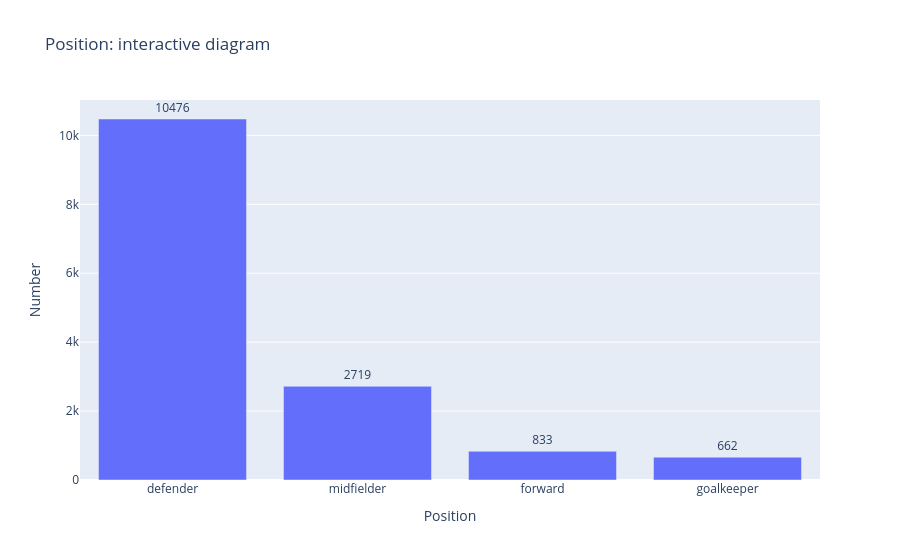

The cell this chart's notebook holds for it:
### Code cell
role_counts_df = (
    df["role"].value_counts(dropna=False)
      .rename_axis("role")
      .reset_index(name="count")
)

fig = px.bar(
    role_counts_df,
    x="role",
    y="count",
    title="Position: interactive diagram",
    text="count"
)
fig.update_traces(textposition="outside")
fig.update_layout(xaxis_title="Position", yaxis_title="Number")
fig.show()

### Figure 1 — Plotly figure (JSON) as saved in the notebook; plotly's stock layout.template omitted (floating-point values rounded to 4 significant figures)
{"data": [{"hovertemplate": "role=%{x}<br>count=%{text}<extra></extra>", "legendgroup": "", "marker": {"color": "#636efa", "pattern": {"shape": ""}}, "name": "", "orientation": "v", "showlegend": false, "text": [10480.0, 3588.0, 2719.0, 833.0, 662.0], "textposition": "outside", "type": "bar", "x": ["defender", null, "midfielder", "forward", "goalkeeper"], "xaxis": "x", "y": [10476, 3588, 2719, 833, 662], "yaxis": "y"}], "layout": {"barmode": "relative", "legend": {"tracegroupgap": 0}, "title": {"text": "Position: interactive diagram"}, "xaxis": {"anchor": "y", "domain": [0, 1], "title": {"text": "Position"}}, "yaxis": {"anchor": "x", "domain": [0, 1], "title": {"text": "Number"}}}}
